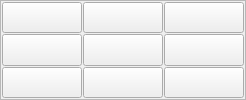
            <widget class="QFrame" name="frame_9">
             <property name="enabled">
              <bool>true</bool>
             </property>
             <property name="sizePolicy">
              <sizepolicy hsizetype="Expanding" vsizetype="Expanding">
               <horstretch>0</horstretch>
               <verstretch>0</verstretch>
              </sizepolicy>
             </property>
             <property name="frameShape">
              <enum>QFrame::StyledPanel</enum>
             </property>
             <property name="frameShadow">
              <enum>QFrame::Raised</enum>
             </property>
             <layout class="QGridLayout" name="gridLayout_9">
              <property name="leftMargin">
               <number>1</number>
              </property>
              <property name="topMargin">
               <number>1</number>
              </property>
              <property name="rightMargin">
               <number>1</number>
              </property>
              <property name="bottomMargin">
               <number>1</number>
              </property>
              <property name="spacing">
               <number>1</number>
              </property>
              <item row="1" column="0">
               <widget class="QPushButton" name="but_76">
                <property name="sizePolicy">
                 <sizepolicy hsizetype="Expanding" vsizetype="Expanding">
                  <horstretch>1</horstretch>
                  <verstretch>1</verstretch>
                 </sizepolicy>
                </property>
                <property name="minimumSize">
                 <size>
                  <width>30</width>
                  <height>30</height>
                 </size>
                </property>
                <property name="toolTip">
                 <string/>
                </property>
                <property name="text">
                 <string> </string>
                </property>
                <attribute name="buttonGroup">
                 <string notr="true">tl_sudoku</string>
                </attribute>
               </widget>
              </item>
              <item row="1" column="1">
               <widget class="QPushButton" name="but_77">
                <property name="sizePolicy">
                 <sizepolicy hsizetype="Expanding" vsizetype="Expanding">
                  <horstretch>1</horstretch>
                  <verstretch>1</verstretch>
                 </sizepolicy>
                </property>
                <property name="minimumSize">
                 <size>
                  <width>30</width>
                  <height>30</height>
                 </size>
                </property>
                <property name="toolTip">
                 <string/>
                </property>
                <property name="text">
                 <string> </string>
                </property>
                <attribute name="buttonGroup">
                 <string notr="true">tl_sudoku</string>
                </attribute>
               </widget>
              </item>
              <item row="1" column="2">
               <widget class="QPushButton" name="but_78">
                <property name="sizePolicy">
                 <sizepolicy hsizetype="Expanding" vsizetype="Expanding">
                  <horstretch>1</horstretch>
                  <verstretch>1</verstretch>
                 </sizepolicy>
                </property>
                <property name="minimumSize">
                 <size>
                  <width>30</width>
                  <height>30</height>
                 </size>
                </property>
                <property name="toolTip">
                 <string/>
                </property>
                <property name="text">
                 <string> </string>
                </property>
                <attribute name="buttonGroup">
                 <string notr="true">tl_sudoku</string>
                </attribute>
               </widget>
              </item>
              <item row="2" column="1">
               <widget class="QPushButton" name="but_80">
                <property name="sizePolicy">
                 <sizepolicy hsizetype="Expanding" vsizetype="Expanding">
                  <horstretch>1</horstretch>
                  <verstretch>1</verstretch>
                 </sizepolicy>
                </property>
                <property name="minimumSize">
                 <size>
                  <width>30</width>
                  <height>30</height>
                 </size>
                </property>
                <property name="toolTip">
                 <string/>
                </property>
                <property name="text">
                 <string> </string>
                </property>
                <attribute name="buttonGroup">
                 <string notr="true">tl_sudoku</string>
                </attribute>
               </widget>
              </item>
              <item row="2" column="2">
               <widget class="QPushButton" name="but_81">
                <property name="enabled">
                 <bool>true</bool>
                </property>
                <property name="sizePolicy">
                 <sizepolicy hsizetype="Expanding" vsizetype="Expanding">
                  <horstretch>1</horstretch>
                  <verstretch>1</verstretch>
                 </sizepolicy>
                </property>
                <property name="minimumSize">
                 <size>
                  <width>30</width>
                  <height>30</height>
                 </size>
                </property>
                <property name="toolTip">
                 <string/>
                </property>
                <property name="text">
                 <string> </string>
                </property>
                <attribute name="buttonGroup">
                 <string notr="true">tl_sudoku</string>
                </attribute>
               </widget>
              </item>
              <item row="2" column="0">
               <widget class="QPushButton" name="but_79">
                <property name="sizePolicy">
                 <sizepolicy hsizetype="Expanding" vsizetype="Expanding">
                  <horstretch>1</horstretch>
                  <verstretch>1</verstretch>
                 </sizepolicy>
                </property>
                <property name="minimumSize">
                 <size>
                  <width>30</width>
                  <height>30</height>
                 </size>
                </property>
                <property name="toolTip">
                 <string/>
                </property>
                <property name="text">
                 <string> </string>
                </property>
                <attribute name="buttonGroup">
                 <string notr="true">tl_sudoku</string>
                </attribute>
               </widget>
              </item>
              <item row="0" column="0">
               <widget class="QPushButton" name="but_73">
                <property name="sizePolicy">
                 <sizepolicy hsizetype="Expanding" vsizetype="Expanding">
                  <horstretch>1</horstretch>
                  <verstretch>1</verstretch>
                 </sizepolicy>
                </property>
                <property name="minimumSize">
                 <size>
                  <width>30</width>
                  <height>30</height>
                 </size>
                </property>
                <property name="toolTip">
                 <string/>
                </property>
                <property name="text">
                 <string> </string>
                </property>
                <attribute name="buttonGroup">
                 <string notr="true">tl_sudoku</string>
                </attribute>
               </widget>
              </item>
              <item row="0" column="1">
               <widget class="QPushButton" name="but_74">
                <property name="sizePolicy">
                 <sizepolicy hsizetype="Expanding" vsizetype="Expanding">
                  <horstretch>1</horstretch>
                  <verstretch>1</verstretch>
                 </sizepolicy>
                </property>
                <property name="minimumSize">
                 <size>
                  <width>30</width>
                  <height>30</height>
                 </size>
                </property>
                <property name="toolTip">
                 <string/>
                </property>
                <property name="text">
                 <string> </string>
                </property>
                <attribute name="buttonGroup">
                 <string notr="true">tl_sudoku</string>
                </attribute>
               </widget>
              </item>
              <item row="0" column="2">
               <widget class="QPushButton" name="but_75">
                <property name="sizePolicy">
                 <sizepolicy hsizetype="Expanding" vsizetype="Expanding">
                  <horstretch>1</horstretch>
                  <verstretch>1</verstretch>
                 </sizepolicy>
                </property>
                <property name="minimumSize">
                 <size>
                  <width>30</width>
                  <height>30</height>
                 </size>
                </property>
                <property name="toolTip">
                 <string/>
                </property>
                <property name="text">
                 <string> </string>
                </property>
                <attribute name="buttonGroup">
                 <string notr="true">tl_sudoku</string>
                </attribute>
               </widget>
              </item>
             </layout>
            </widget>
